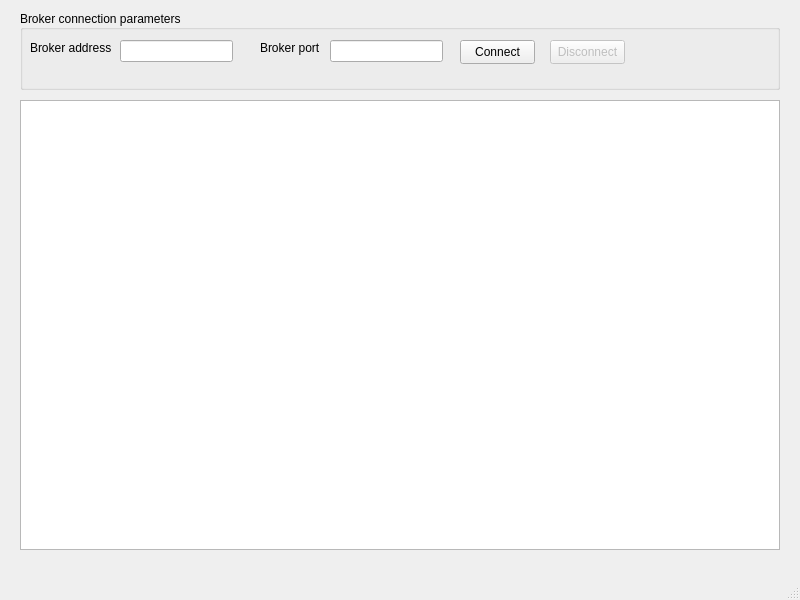
<?xml version="1.0" encoding="UTF-8"?>
<ui version="4.0">
 <class>MainWindow</class>
 <widget class="QMainWindow" name="MainWindow">
  <property name="geometry">
   <rect>
    <x>0</x>
    <y>0</y>
    <width>800</width>
    <height>600</height>
   </rect>
  </property>
  <property name="minimumSize">
   <size>
    <width>665</width>
    <height>480</height>
   </size>
  </property>
  <property name="windowTitle">
   <string>FastECU client</string>
  </property>
  <property name="locale">
   <locale language="English" country="UnitedStates"/>
  </property>
  <widget class="QWidget" name="centralwidget">
   <widget class="QGroupBox" name="groupBox_broker_config">
    <property name="geometry">
     <rect>
      <x>20</x>
      <y>10</y>
      <width>760</width>
      <height>80</height>
     </rect>
    </property>
    <property name="title">
     <string>Broker connection parameters</string>
    </property>
    <property name="alignment">
     <set>Qt::AlignLeading|Qt::AlignLeft|Qt::AlignVCenter</set>
    </property>
    <widget class="QLabel" name="label_broker_address">
     <property name="geometry">
      <rect>
       <x>10</x>
       <y>30</y>
       <width>81</width>
       <height>16</height>
      </rect>
     </property>
     <property name="text">
      <string>Broker address</string>
     </property>
    </widget>
    <widget class="QLineEdit" name="lineEdit_broker_address">
     <property name="geometry">
      <rect>
       <x>100</x>
       <y>30</y>
       <width>113</width>
       <height>22</height>
      </rect>
     </property>
    </widget>
    <widget class="QLabel" name="label_broker_port">
     <property name="geometry">
      <rect>
       <x>240</x>
       <y>30</y>
       <width>71</width>
       <height>16</height>
      </rect>
     </property>
     <property name="text">
      <string>Broker port</string>
     </property>
    </widget>
    <widget class="QLineEdit" name="lineEdit_broker_port">
     <property name="geometry">
      <rect>
       <x>310</x>
       <y>30</y>
       <width>113</width>
       <height>22</height>
      </rect>
     </property>
    </widget>
    <widget class="QPushButton" name="pushButton_connect">
     <property name="geometry">
      <rect>
       <x>440</x>
       <y>30</y>
       <width>75</width>
       <height>24</height>
      </rect>
     </property>
     <property name="text">
      <string>Connect</string>
     </property>
    </widget>
    <widget class="QPushButton" name="pushButton_disconnect">
     <property name="enabled">
      <bool>false</bool>
     </property>
     <property name="geometry">
      <rect>
       <x>530</x>
       <y>30</y>
       <width>75</width>
       <height>24</height>
      </rect>
     </property>
     <property name="text">
      <string>Disconnect</string>
     </property>
    </widget>
   </widget>
   <widget class="QPlainTextEdit" name="plainTextEdit_logs">
    <property name="geometry">
     <rect>
      <x>20</x>
      <y>100</y>
      <width>760</width>
      <height>450</height>
     </rect>
    </property>
   </widget>
  </widget>
  <widget class="QMenuBar" name="menubar">
   <property name="geometry">
    <rect>
     <x>0</x>
     <y>0</y>
     <width>800</width>
     <height>22</height>
    </rect>
   </property>
  </widget>
  <widget class="QStatusBar" name="statusbar"/>
 </widget>
 <resources/>
 <connections/>
</ui>
